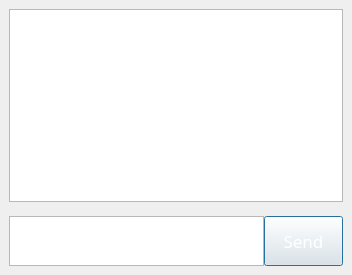
<?xml version="1.0" encoding="UTF-8"?>
<ui version="4.0">
 <class>TextMessageDialog</class>
 <widget class="QDialog" name="TextMessageDialog">
  <property name="geometry">
   <rect>
    <x>0</x>
    <y>0</y>
    <width>352</width>
    <height>275</height>
   </rect>
  </property>
  <property name="windowTitle">
   <string>Chat window</string>
  </property>
  <layout class="QVBoxLayout" name="verticalLayout">
   <property name="spacing">
    <number>0</number>
   </property>
   <property name="margin">
    <number>9</number>
   </property>
   <item>
    <widget class="QTextEdit" name="historyTextEdit">
     <property name="readOnly">
      <bool>true</bool>
     </property>
    </widget>
   </item>
   <item>
    <widget class="QLabel" name="msgLabel">
     <property name="text">
      <string/>
     </property>
    </widget>
   </item>
   <item>
    <layout class="QHBoxLayout" name="horizontalLayout">
     <item>
      <widget class="GPlainTextEdit" name="inputTextEdit">
       <property name="maximumSize">
        <size>
         <width>16777215</width>
         <height>50</height>
        </size>
       </property>
      </widget>
     </item>
     <item>
      <widget class="QPushButton" name="sendButton">
       <property name="maximumSize">
        <size>
         <width>16777215</width>
         <height>50</height>
        </size>
       </property>
       <property name="styleSheet">
        <string notr="true">QPushButton {
	color:#ffffff;
	font: 13pt bold;
    border-image: url(:/styles/styles/Button/btn-send-normal.png);
    min-height:47px;
    min-width:70px;
}
QPushButton:selected {
    border-image: url(:/styles/styles/Button/btn-send-down.png);
}
QPushButton:hover {
    border-image: url(:/styles/styles/Button/btn-send-hover.png);
}
QPushButton:disabled {
    border-image: url(:/styles/styles/Button/btn-send-disabled.png);
}</string>
       </property>
       <property name="text">
        <string>Send</string>
       </property>
      </widget>
     </item>
    </layout>
   </item>
  </layout>
 </widget>
 <customwidgets>
  <customwidget>
   <class>GPlainTextEdit</class>
   <extends>QPlainTextEdit</extends>
   <header>gplaintextedit.h</header>
  </customwidget>
 </customwidgets>
 <tabstops>
  <tabstop>inputTextEdit</tabstop>
  <tabstop>sendButton</tabstop>
  <tabstop>historyTextEdit</tabstop>
 </tabstops>
 <resources>
  <include location="../../resource/clientApp.qrc"/>
 </resources>
 <connections/>
</ui>
